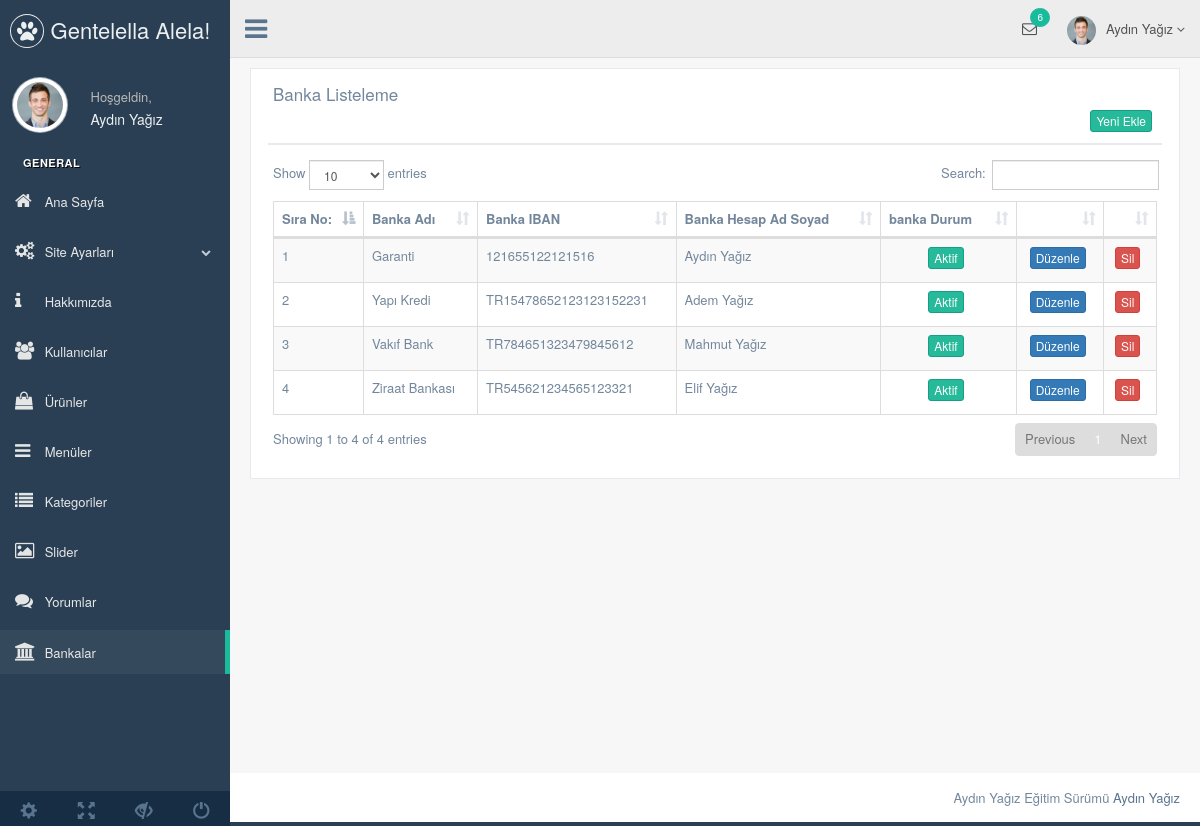
The page /nedmin/production/banka.php (signed in) on the database its author committed.
### tables this page shows
CREATE TABLE `kullanici` (
  `kullanici_id` int(11) NOT NULL,
  `kullanici_zaman` datetime NOT NULL DEFAULT current_timestamp(),
  `kullanici_resim` varchar(250) NOT NULL,
  `kullanici_tc` varchar(50) NOT NULL,
  `kullanici_ad` varchar(50) NOT NULL,
  `kullanici_mail` varchar(100) NOT NULL,
  `kullanici_gsm` varchar(50) NOT NULL,
  `kullanici_password` varchar(50) NOT NULL,
  `kullanici_adsoyad` varchar(50) NOT NULL,
  `kullanici_adres` varchar(250) NOT NULL,
  `kullanici_il` varchar(100) NOT NULL,
  `kullanici_ilce` varchar(100) NOT NULL,
  `kullanici_unvan` varchar(100) NOT NULL,
  `kullanici_yetki` varchar(50) NOT NULL,
  `kullanici_durum` int(1) NOT NULL DEFAULT 1
);

CREATE TABLE `banka` (
  `banka_id` int(11) NOT NULL,
  `banka_ad` varchar(50) NOT NULL,
  `banka_iban` varchar(50) NOT NULL,
  `banka_hesapadsoyad` varchar(50) NOT NULL,
  `banka_durum` enum('0','1') NOT NULL DEFAULT '0'
);

### nedmin/production/banka.php (the view, shortened to what this page needs)
<?php
include 'header.php';
$bankasor=$db->prepare("SELECT * FROM banka order by banka_id ASC");
$bankasor->execute();
?>
<div class="right_col" role="main">
  <div class="">
    <div class="row">
      <div class="col-md-12 col-sm-12 col-xs-12">
        <div class="x_panel">
          <div class="x_title">
            <h2>Banka Listeleme </h2>
            <div class="clearfix"></div>
            <div align="right">
              <a href="banka-ekle.php"><button class="btn btn-success btn-xs">Yeni Ekle</button></a>
            </div>
          </div>
          <div class="x_content">
            <table id="datatable-responsive" class="table table-striped table-bordered dt-responsive nowrap" cellspacing="0" width="100%">
              <thead>
                <tr>
                  <th>Sıra No:</th>
                  <th>Banka Adı</th>
                  <th>Banka IBAN</th>
                  <th>Banka Hesap Ad Soyad</th>
                  <th>banka Durum</th>
                  <th></th>
                  <th></th>
                </tr>
              </thead>
              <tbody>
                <?php
                $say=0;
                while($bankacek=$bankasor->fetch(PDO::FETCH_ASSOC)){ $say++;?>
                  <tr>
                    <td width="20"><?php echo $say ?></td>
                    <td><?php echo $bankacek['banka_ad'] ?></td>
                    <td><?php echo $bankacek['banka_iban'] ?></td>
                    <td><?php echo $bankacek['banka_hesapadsoyad'] ?></td>
                    <td>
                      <center> <?php
                      if ($bankacek['banka_durum']==1 ) { ?>
                        <button class="btn btn-success btn-xs">Aktif</button>
                      <?php  } else { ?>
                        <button class="btn btn-danger btn-xs">Pasif</button>
                      <?php  } ?>
                    </center>
                  </td>
                  <td><center><a href="banka-duzenle.php?banka_id=<?php echo $bankacek['banka_id']; ?>"><button class="btn btn-primary btn-xs">Düzenle</button></a></center></td>
                  <td><center><a href="../netting/islem.php?banka_id=<?php echo $bankacek['banka_id']; ?>&bankasil=ok"><button class="btn btn-danger btn-xs">Sil</button></a></center></td>
                </tr>
              <?php  }
              ?>
            </tbody>
          </table>
        </div>
      </div>
    </div>
  </div>
</div>
</div>
<?php include 'footer.php'; ?>

### nedmin/production/header.php (shortened to what this page needs)
<?php
include '../netting/baglan.php';
$kullanicisor=$db->prepare("SELECT * FROM kullanici WHERE kullanici_mail=:mail");
$kullanicisor->execute(array(
  'mail' => $_SESSION['kullanici_mail']
));
$kullanicicek=$kullanicisor->fetch(PDO::FETCH_ASSOC);
?>
<!DOCTYPE html>
<html lang="en">
<head>
  <link href="../vendors/bootstrap/dist/css/bootstrap.min.css" rel="stylesheet">
  <link href="../vendors/font-awesome/css/font-awesome.min.css" rel="stylesheet">
  <link href="../vendors/nprogress/nprogress.css" rel="stylesheet">
  <link href="../vendors/iCheck/skins/flat/green.css" rel="stylesheet">
  <link href="../vendors/datatables.net-bs/css/dataTables.bootstrap.min.css" rel="stylesheet">
  <link href="../vendors/datatables.net-buttons-bs/css/buttons.bootstrap.min.css" rel="stylesheet">
  <link href="../vendors/datatables.net-fixedheader-bs/css/fixedHeader.bootstrap.min.css" rel="stylesheet">
  <link href="../vendors/datatables.net-responsive-bs/css/responsive.bootstrap.min.css" rel="stylesheet">
  <link href="../vendors/datatables.net-scroller-bs/css/scroller.bootstrap.min.css" rel="stylesheet">
  <link href="../vendors/dropzone/dist/min/dropzone.min.css" rel="stylesheet">
  <link href="../build/css/custom.min.css" rel="stylesheet">
</head>
<body class="nav-md">
  <div class="container body">
    <div class="main_container">
      <div class="col-md-3 left_col">
        <div class="left_col scroll-view">
          <div class="navbar nav_title" style="border: 0;">
            <a href="index.html" class="site_title"><i class="fa fa-paw"></i> <span>Gentelella Alela!</span></a>
          </div>
          <div class="profile clearfix">
            <div class="profile_pic">
              <img src="images/img.jpg" alt="..." class="img-circle profile_img">
            </div>
            <div class="profile_info">
              <span>Hoşgeldin,</span>
              <h2> <?php echo $kullanicicek['kullanici_adsoyad']; ?> </h2>
            </div>
          </div>
          <br />
          <div id="sidebar-menu" class="main_menu_side hidden-print main_menu">
            <div class="menu_section">
              <h3>General</h3>
              <ul class="nav side-menu">
                <li><a href="index.php"><i class="fa fa-home"></i> Ana Sayfa </a></li>
                <li><a><i class="fa fa-cogs"></i> Site Ayarları <span class="fa fa-chevron-down"></span></a>
                </li>
                <li><a href="hakkimizda.php"><i class="fa fa-info"></i> Hakkımızda </a></li>
                <li><a href="kullanici.php"><i class="fa fa-users"></i> Kullanıcılar </a></li>
                <li><a href="urun.php"><i class="fa fa-shopping-bag"></i> Ürünler </a></li>
                <li><a href="menu.php"><i class="fa fa-bars"></i> Menüler </a></li>
                <li><a href="kategori.php"><i class="fa fa-list"></i> Kategoriler </a></li>
                <li><a href="slider.php"><i class="fa fa-image"></i> Slider </a></li>
                <li><a href="yorum.php"><i class="fa fa-comments"></i> Yorumlar </a></li>
                <li><a href="banka.php"><i class="fa fa-bank"></i> Bankalar </a></li>
              </ul>
            </div>
          </div>
          <div class="sidebar-footer hidden-small">
            <a data-toggle="tooltip" data-placement="top" title="Settings">
              <span class="glyphicon glyphicon-cog" aria-hidden="true"></span>
            </a>
            <a data-toggle="tooltip" data-placement="top" title="FullScreen">
              <span class="glyphicon glyphicon-fullscreen" aria-hidden="true"></span>
            </a>
            <a data-toggle="tooltip" data-placement="top" title="Lock">
              <span class="glyphicon glyphicon-eye-close" aria-hidden="true"></span>
            </a>
            <a data-toggle="tooltip" data-placement="top" title="Logout">
              <span class="glyphicon glyphicon-off" aria-hidden="true"></span>
            </a>
          </div>
        </div>
      </div>
      <div class="top_nav">
        <div class="nav_menu">
          <nav>
            <div class="nav toggle">
              <a id="menu_toggle"><i class="fa fa-bars"></i></a>
            </div>
            <ul class="nav navbar-nav navbar-right">
              <li class="">
                <a href="javascript:;" class="user-profile dropdown-toggle" data-toggle="dropdown" aria-expanded="false">
                  <img src="images/img.jpg" alt=""><?php echo $kullanicicek['kullanici_adsoyad'] ?>
                  <span class=" fa fa-angle-down"></span>
                </a>
              </li>
              <li role="presentation" class="dropdown">
                <a href="javascript:;" class="dropdown-toggle info-number" data-toggle="dropdown" aria-expanded="false">
                  <i class="fa fa-envelope-o"></i>
                  <span class="badge bg-green">6</span>
                </a>
              </li>
            </ul>
          </nav>
        </div>
      </div>

### rows shown on the page
kullanici: kullanici_adsoyad "Aydın Yağız"
banka: banka_ad "Garanti", banka_iban "121655122121516", banka_hesapadsoyad "Aydın Yağız", banka_durum "Aktif"
banka: banka_ad "Yapı Kredi", banka_iban "TR15478652123123152231", banka_hesapadsoyad "Adem Yağız", banka_durum "Aktif"
banka: banka_ad "Vakıf Bank", banka_iban "TR784651323479845612", banka_hesapadsoyad "Mahmut Yağız", banka_durum "Aktif"
banka: banka_ad "Ziraat Bankası", banka_iban "TR545621234565123321", banka_hesapadsoyad "Elif Yağız", banka_durum "Aktif"
